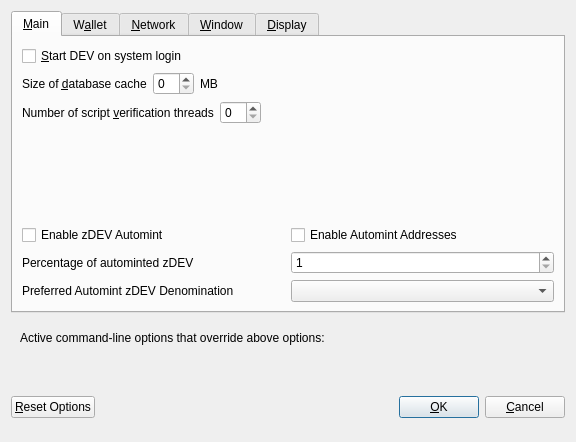
<?xml version="1.0" encoding="UTF-8"?>
<ui version="4.0">
 <class>OptionsDialog</class>
 <widget class="QDialog" name="OptionsDialog">
  <property name="geometry">
   <rect>
    <x>0</x>
    <y>0</y>
    <width>576</width>
    <height>442</height>
   </rect>
  </property>
  <property name="windowTitle">
   <string>Options</string>
  </property>
  <property name="modal">
   <bool>true</bool>
  </property>
  <layout class="QVBoxLayout" name="verticalLayout">
   <item>
    <widget class="QTabWidget" name="tabWidget">
     <property name="currentIndex">
      <number>0</number>
     </property>
     <widget class="QWidget" name="tabMain">
      <attribute name="title">
       <string>&amp;Main</string>
      </attribute>
      <layout class="QVBoxLayout" name="verticalLayout_Main">
       <item>
        <widget class="QCheckBox" name="bitcoinAtStartup">
         <property name="toolTip">
          <string>Automatically start DEV after logging in to the system.</string>
         </property>
         <property name="text">
          <string>&amp;Start DEV on system login</string>
         </property>
        </widget>
       </item>
       <item>
        <layout class="QHBoxLayout" name="horizontalLayout_2_Main">
         <item>
          <widget class="QLabel" name="databaseCacheLabel">
           <property name="text">
            <string>Size of &amp;database cache</string>
           </property>
           <property name="textFormat">
            <enum>Qt::PlainText</enum>
           </property>
           <property name="buddy">
            <cstring>databaseCache</cstring>
           </property>
          </widget>
         </item>
         <item>
          <widget class="QSpinBox" name="databaseCache"/>
         </item>
         <item>
          <widget class="QLabel" name="databaseCacheUnitLabel">
           <property name="text">
            <string>MB</string>
           </property>
           <property name="textFormat">
            <enum>Qt::PlainText</enum>
           </property>
          </widget>
         </item>
         <item>
          <spacer name="horizontalSpacer_2_Main">
           <property name="orientation">
            <enum>Qt::Horizontal</enum>
           </property>
           <property name="sizeHint" stdset="0">
            <size>
             <width>40</width>
             <height>20</height>
            </size>
           </property>
          </spacer>
         </item>
        </layout>
       </item>
       <item>
        <layout class="QHBoxLayout" name="horizontalLayout_3_Main">
         <item>
          <widget class="QLabel" name="threadsScriptVerifLabel">
           <property name="text">
            <string>Number of script &amp;verification threads</string>
           </property>
           <property name="textFormat">
            <enum>Qt::PlainText</enum>
           </property>
           <property name="buddy">
            <cstring>threadsScriptVerif</cstring>
           </property>
          </widget>
         </item>
         <item>
          <widget class="QSpinBox" name="threadsScriptVerif">
           <property name="toolTip">
            <string>(0 = auto, &lt;0 = leave that many cores free)</string>
           </property>
          </widget>
         </item>
         <item>
          <spacer name="horizontalSpacer_3_Main">
           <property name="orientation">
            <enum>Qt::Horizontal</enum>
           </property>
           <property name="sizeHint" stdset="0">
            <size>
             <width>40</width>
             <height>20</height>
            </size>
           </property>
          </spacer>
         </item>
        </layout>
       </item>
       <item>
        <spacer name="verticalSpacer_2">
         <property name="orientation">
          <enum>Qt::Vertical</enum>
         </property>
         <property name="sizeHint" stdset="0">
          <size>
           <width>20</width>
           <height>40</height>
          </size>
         </property>
        </spacer>
       </item>
       <item>
        <widget class="QWidget" name="verticalzDEVOptionsWidget" native="true">
         <layout class="QVBoxLayout" name="verticalzDEVOptionsLayout">
          <property name="leftMargin">
           <number>0</number>
          </property>
          <property name="topMargin">
           <number>0</number>
          </property>
          <property name="rightMargin">
           <number>0</number>
          </property>
          <property name="bottomMargin">
           <number>0</number>
          </property>
          <item>
           <layout class="QHBoxLayout" name="horizontalAutomintingLayout">
            <item>
             <widget class="QCheckBox" name="checkBoxZeromintEnable">
              <property name="toolTip">
               <string>Enable automatic minting of DEV units to zDEV</string>
              </property>
              <property name="layoutDirection">
               <enum>Qt::LeftToRight</enum>
              </property>
              <property name="text">
               <string>Enable zDEV Automint</string>
              </property>
             </widget>
            </item>
            <item>
             <widget class="QCheckBox" name="checkBoxZeromintAddresses">
              <property name="toolTip">
               <string>Enable automatic zDEV minting from specific addresses</string>
              </property>
              <property name="layoutDirection">
               <enum>Qt::LeftToRight</enum>
              </property>
              <property name="text">
               <string>Enable Automint Addresses</string>
              </property>
             </widget>
            </item>
           </layout>
          </item>
          <item>
           <layout class="QHBoxLayout" name="horizontalZmintPercentageLayout">
            <item>
             <widget class="QLabel" name="percentage_label">
              <property name="toolTip">
               <string>Percentage of incoming DEV which get automatically converted to zDEV via Zerocoin Protocol (min: 10%)</string>
              </property>
              <property name="text">
               <string>Percentage of autominted zDEV</string>
              </property>
             </widget>
            </item>
            <item>
             <widget class="QSpinBox" name="zeromintPercentage">
              <property name="minimum">
               <number>1</number>
              </property>
              <property name="maximum">
               <number>100</number>
              </property>
             </widget>
            </item>
           </layout>
          </item>
          <item>
           <layout class="QHBoxLayout" name="horizontalLayout" stretch="0,0">
            <property name="sizeConstraint">
             <enum>QLayout::SetFixedSize</enum>
            </property>
            <item>
             <widget class="QLabel" name="labelPreferredDenom">
              <property name="maximumSize">
               <size>
                <width>16777215</width>
                <height>16777215</height>
               </size>
              </property>
              <property name="toolTip">
               <string>Wait with automatic conversion to Zerocoin until enough DEV for this denomination is available</string>
              </property>
              <property name="text">
               <string>Preferred Automint zDEV Denomination</string>
              </property>
             </widget>
            </item>
            <item>
             <widget class="QComboBox" name="preferredDenom">
              <property name="maximumSize">
               <size>
                <width>16777215</width>
                <height>27</height>
               </size>
              </property>
              <property name="toolTip">
               <string>Wait with automatic conversion to Zerocoin until enough DEV for this denomination is available</string>
              </property>
              <property name="maxVisibleItems">
               <number>9</number>
              </property>
              <property name="maxCount">
               <number>9</number>
              </property>
             </widget>
            </item>
           </layout>
          </item>
         </layout>
        </widget>
       </item>
      </layout>
     </widget>
     <widget class="QWidget" name="tabWallet">
      <attribute name="title">
       <string>W&amp;allet</string>
      </attribute>
      <layout class="QVBoxLayout" name="verticalLayout_Wallet">
       <item>
        <layout class="QHBoxLayout" name="horizontalLayout_2_Wallet">
         <item>
          <widget class="QLabel" name="labelStakeSplitThresholdText">
           <property name="text">
            <string>Stake split threshold:</string>
           </property>
          </widget>
         </item>
         <item>
          <widget class="QSpinBox" name="spinBoxStakeSplitThreshold">
           <property name="minimum">
            <number>1</number>
           </property>
           <property name="maximum">
            <number>999999</number>
           </property>
          </widget>
         </item>
        </layout>
       </item>
       <item>
        <widget class="QGroupBox" name="groupBox">
         <property name="title">
          <string>Expert</string>
         </property>
         <layout class="QVBoxLayout" name="verticalLayout_2">
          <item>
           <widget class="QCheckBox" name="coinControlFeatures">
            <property name="toolTip">
             <string>Whether to show coin control features or not.</string>
            </property>
            <property name="text">
             <string>Enable coin &amp;control features</string>
            </property>
           </widget>
          </item>
          <item>
           <widget class="QCheckBox" name="showMasternodesTab">
            <property name="toolTip">
             <string>Show additional tab listing all your masternodes in first sub-tab&lt;br/&gt;and all masternodes on the network in second sub-tab.</string>
            </property>
            <property name="text">
             <string>Show Masternodes Tab</string>
            </property>
           </widget>
          </item>
          <item>
           <widget class="QCheckBox" name="spendZeroConfChange">
            <property name="toolTip">
             <string>If you disable the spending of unconfirmed change, the change from a transaction&lt;br/&gt;cannot be used until that transaction has at least one confirmation.&lt;br/&gt;This also affects how your balance is computed.</string>
            </property>
            <property name="text">
             <string>&amp;Spend unconfirmed change</string>
            </property>
           </widget>
          </item>
         </layout>
        </widget>
       </item>
       <item>
        <spacer name="verticalSpacer_Wallet">
         <property name="orientation">
          <enum>Qt::Vertical</enum>
         </property>
         <property name="sizeHint" stdset="0">
          <size>
           <width>20</width>
           <height>40</height>
          </size>
         </property>
        </spacer>
       </item>
      </layout>
     </widget>
     <widget class="QWidget" name="tabNetwork">
      <attribute name="title">
       <string>&amp;Network</string>
      </attribute>
      <layout class="QVBoxLayout" name="verticalLayout_Network">
       <item>
        <widget class="QCheckBox" name="mapPortUpnp">
         <property name="toolTip">
          <string>Automatically open the DEV client port on the router. This only works when your router supports UPnP and it is enabled.</string>
         </property>
         <property name="text">
          <string>Map port using &amp;UPnP</string>
         </property>
        </widget>
       </item>
       <item>
        <widget class="QCheckBox" name="allowIncoming">
         <property name="toolTip">
          <string>Accept connections from outside</string>
         </property>
         <property name="text">
          <string>Allow incoming connections</string>
         </property>
        </widget>
       </item>
       <item>
        <widget class="QCheckBox" name="connectSocks">
         <property name="toolTip">
          <string>Connect to the DEV network through a SOCKS5 proxy.</string>
         </property>
         <property name="text">
          <string>&amp;Connect through SOCKS5 proxy (default proxy):</string>
         </property>
        </widget>
       </item>
       <item>
        <layout class="QHBoxLayout" name="horizontalLayout_1_Network">
         <item>
          <widget class="QLabel" name="proxyIpLabel">
           <property name="text">
            <string>Proxy &amp;IP:</string>
           </property>
           <property name="textFormat">
            <enum>Qt::PlainText</enum>
           </property>
           <property name="buddy">
            <cstring>proxyIp</cstring>
           </property>
          </widget>
         </item>
         <item>
          <widget class="QValidatedLineEdit" name="proxyIp">
           <property name="minimumSize">
            <size>
             <width>140</width>
             <height>0</height>
            </size>
           </property>
           <property name="maximumSize">
            <size>
             <width>140</width>
             <height>16777215</height>
            </size>
           </property>
           <property name="toolTip">
            <string>IP address of the proxy (e.g. IPv4: 127.0.0.1 / IPv6: ::1)</string>
           </property>
          </widget>
         </item>
         <item>
          <widget class="QLabel" name="proxyPortLabel">
           <property name="text">
            <string>&amp;Port:</string>
           </property>
           <property name="textFormat">
            <enum>Qt::PlainText</enum>
           </property>
           <property name="buddy">
            <cstring>proxyPort</cstring>
           </property>
          </widget>
         </item>
         <item>
          <widget class="QLineEdit" name="proxyPort">
           <property name="minimumSize">
            <size>
             <width>55</width>
             <height>0</height>
            </size>
           </property>
           <property name="maximumSize">
            <size>
             <width>55</width>
             <height>16777215</height>
            </size>
           </property>
           <property name="toolTip">
            <string>Port of the proxy (e.g. 9050)</string>
           </property>
          </widget>
         </item>
         <item>
          <spacer name="horizontalSpacer_1_Network">
           <property name="orientation">
            <enum>Qt::Horizontal</enum>
           </property>
           <property name="sizeHint" stdset="0">
            <size>
             <width>40</width>
             <height>20</height>
            </size>
           </property>
          </spacer>
         </item>
        </layout>
       </item>
       <item>
        <spacer name="verticalSpacer_Network">
         <property name="orientation">
          <enum>Qt::Vertical</enum>
         </property>
         <property name="sizeHint" stdset="0">
          <size>
           <width>20</width>
           <height>40</height>
          </size>
         </property>
        </spacer>
       </item>
      </layout>
     </widget>
     <widget class="QWidget" name="tabWindow">
      <attribute name="title">
       <string>&amp;Window</string>
      </attribute>
      <layout class="QVBoxLayout" name="verticalLayout_Window">
       <item>
        <widget class="QCheckBox" name="minimizeToTray">
         <property name="toolTip">
          <string>Show only a tray icon after minimizing the window.</string>
         </property>
         <property name="text">
          <string>&amp;Minimize to the tray instead of the taskbar</string>
         </property>
        </widget>
       </item>
       <item>
        <widget class="QCheckBox" name="minimizeOnClose">
         <property name="toolTip">
          <string>Minimize instead of exit the application when the window is closed. When this option is enabled, the application will be closed only after selecting Quit in the menu.</string>
         </property>
         <property name="text">
          <string>M&amp;inimize on close</string>
         </property>
        </widget>
       </item>
       <item>
        <spacer name="verticalSpacer_Window">
         <property name="orientation">
          <enum>Qt::Vertical</enum>
         </property>
         <property name="sizeHint" stdset="0">
          <size>
           <width>20</width>
           <height>40</height>
          </size>
         </property>
        </spacer>
       </item>
      </layout>
     </widget>
     <widget class="QWidget" name="tabDisplay">
      <attribute name="title">
       <string>&amp;Display</string>
      </attribute>
      <layout class="QVBoxLayout" name="verticalLayout_Display">
       <item>
        <layout class="QHBoxLayout" name="horizontalLayout_1_Display">
         <item>
          <widget class="QLabel" name="langLabel">
           <property name="text">
            <string>User Interface &amp;language:</string>
           </property>
           <property name="textFormat">
            <enum>Qt::PlainText</enum>
           </property>
           <property name="buddy">
            <cstring>lang</cstring>
           </property>
          </widget>
         </item>
         <item>
          <widget class="QValueComboBox" name="lang">
           <property name="toolTip">
            <string>The user interface language can be set here. This setting will take effect after restarting DEV.</string>
           </property>
          </widget>
         </item>
        </layout>
       </item>
       <item>
        <widget class="QLabel" name="label_3">
         <property name="toolTip">
          <string notr="true"/>
         </property>
         <property name="statusTip">
          <string notr="true"/>
         </property>
         <property name="whatsThis">
          <string notr="true"/>
         </property>
         <property name="accessibleName">
          <string notr="true"/>
         </property>
         <property name="text">
          <string>Language missing or translation incomplete? Help contributing translations here:
https://www.transifex.com/deviant-core/deviant-core-translations</string>
         </property>
         <property name="wordWrap">
          <bool>true</bool>
         </property>
         <property name="openExternalLinks">
          <bool>true</bool>
         </property>
         <property name="textInteractionFlags">
          <set>Qt::TextBrowserInteraction</set>
         </property>
        </widget>
       </item>
       <item>
        <layout class="QHBoxLayout" name="horizontalLayout_2_Display" stretch="0,0">
         <item>
          <widget class="QLabel" name="themeLabel">
           <property name="text">
            <string>User Interface Theme:</string>
           </property>
          </widget>
         </item>
         <item>
          <widget class="QValueComboBox" name="theme"/>
         </item>
        </layout>
       </item>
       <item>
        <widget class="QWidget" name="verticalzdevolutionsdisplayWidget" native="true">
         <layout class="QVBoxLayout" name="verticalzdevolutionsdisplayLayout">
          <property name="leftMargin">
           <number>0</number>
          </property>
          <property name="topMargin">
           <number>0</number>
          </property>
          <property name="rightMargin">
           <number>0</number>
          </property>
          <property name="bottomMargin">
           <number>0</number>
          </property>
          <item>
           <widget class="Line" name="line">
            <property name="orientation">
             <enum>Qt::Horizontal</enum>
            </property>
           </widget>
          </item>
          <item>
           <layout class="QHBoxLayout" name="horizontalLayout_3_Display">
            <item>
             <widget class="QLabel" name="unitLabel">
              <property name="text">
               <string>Unit to show amounts in:</string>
              </property>
              <property name="textFormat">
               <enum>Qt::PlainText</enum>
              </property>
             </widget>
            </item>
            <item>
             <widget class="QValueComboBox" name="unit">
              <property name="toolTip">
               <string>Choose the default subdivision unit to show in the interface and when sending coins.</string>
              </property>
             </widget>
            </item>
           </layout>
          </item>
          <item>
           <layout class="QHBoxLayout" name="horizontalLayout_4_Display">
            <item>
             <widget class="QLabel" name="digitsLabel">
              <property name="text">
               <string>Decimal digits</string>
              </property>
             </widget>
            </item>
            <item>
             <widget class="QValueComboBox" name="digits"/>
            </item>
           </layout>
          </item>
          <item>
           <layout class="QHBoxLayout" name="horizontalLayout_5_Display">
            <item>
             <widget class="QCheckBox" name="checkBoxHideZeroBalances">
              <property name="toolTip">
               <string>Hide empty balances</string>
              </property>
              <property name="layoutDirection">
               <enum>Qt::LeftToRight</enum>
              </property>
              <property name="text">
               <string>Hide empty balances</string>
              </property>
             </widget>
            </item>
            <item>
             <widget class="QCheckBox" name="checkBoxHideOrphans">
              <property name="toolTip">
               <string>Hide orphan stakes in transaction lists</string>
              </property>
              <property name="text">
               <string>Hide orphan stakes</string>
              </property>
             </widget>
            </item>
            <item>
             <spacer name="horizontalSpacer">
              <property name="orientation">
               <enum>Qt::Horizontal</enum>
              </property>
              <property name="sizeHint" stdset="0">
               <size>
                <width>40</width>
                <height>20</height>
               </size>
              </property>
             </spacer>
            </item>
           </layout>
          </item>
          <item>
           <layout class="QHBoxLayout" name="horizontalLayout_6_Display">
            <item>
             <widget class="QLabel" name="thirdPartyTxUrlsLabel">
              <property name="toolTip">
               <string>Third party URLs (e.g. a block explorer) that appear in the transactions tab as context menu items. %s in the URL is replaced by transaction hash. Multiple URLs are separated by vertical bar |.</string>
              </property>
              <property name="text">
               <string>Third party transaction URLs</string>
              </property>
             </widget>
            </item>
            <item>
             <widget class="QLineEdit" name="thirdPartyTxUrls">
              <property name="toolTip">
               <string>Third party URLs (e.g. a block explorer) that appear in the transactions tab as context menu items. %s in the URL is replaced by transaction hash. Multiple URLs are separated by vertical bar |.</string>
              </property>
             </widget>
            </item>
           </layout>
          </item>
         </layout>
        </widget>
       </item>
       <item>
        <spacer name="verticalSpacer">
         <property name="orientation">
          <enum>Qt::Vertical</enum>
         </property>
         <property name="sizeHint" stdset="0">
          <size>
           <width>20</width>
           <height>40</height>
          </size>
         </property>
        </spacer>
       </item>
      </layout>
     </widget>
    </widget>
   </item>
   <item>
    <widget class="QFrame" name="frame">
     <layout class="QVBoxLayout" name="verticalLayout_Bottom">
      <item>
       <layout class="QHBoxLayout" name="horizontalLayout_Bottom">
        <item>
         <widget class="QLabel" name="overriddenByCommandLineInfoLabel">
          <property name="text">
           <string>Active command-line options that override above options:</string>
          </property>
          <property name="textFormat">
           <enum>Qt::PlainText</enum>
          </property>
         </widget>
        </item>
        <item>
         <spacer name="horizontalSpacer_Bottom">
          <property name="orientation">
           <enum>Qt::Horizontal</enum>
          </property>
          <property name="sizeHint" stdset="0">
           <size>
            <width>40</width>
            <height>20</height>
           </size>
          </property>
         </spacer>
        </item>
       </layout>
      </item>
      <item>
       <widget class="QLabel" name="overriddenByCommandLineLabel">
        <property name="text">
         <string/>
        </property>
        <property name="textFormat">
         <enum>Qt::PlainText</enum>
        </property>
        <property name="wordWrap">
         <bool>true</bool>
        </property>
       </widget>
      </item>
     </layout>
    </widget>
   </item>
   <item>
    <layout class="QHBoxLayout" name="horizontalLayout_Buttons">
     <item>
      <widget class="QPushButton" name="resetButton">
       <property name="toolTip">
        <string>Reset all client options to default.</string>
       </property>
       <property name="text">
        <string>&amp;Reset Options</string>
       </property>
       <property name="autoDefault">
        <bool>false</bool>
       </property>
      </widget>
     </item>
     <item>
      <spacer name="horizontalSpacer_1">
       <property name="orientation">
        <enum>Qt::Horizontal</enum>
       </property>
       <property name="sizeHint" stdset="0">
        <size>
         <width>40</width>
         <height>48</height>
        </size>
       </property>
      </spacer>
     </item>
     <item>
      <widget class="QLabel" name="statusLabel">
       <property name="minimumSize">
        <size>
         <width>200</width>
         <height>0</height>
        </size>
       </property>
       <property name="font">
        <font>
         <weight>75</weight>
         <bold>true</bold>
        </font>
       </property>
       <property name="text">
        <string/>
       </property>
       <property name="textFormat">
        <enum>Qt::PlainText</enum>
       </property>
       <property name="wordWrap">
        <bool>true</bool>
       </property>
      </widget>
     </item>
     <item>
      <spacer name="horizontalSpacer_2">
       <property name="orientation">
        <enum>Qt::Horizontal</enum>
       </property>
       <property name="sizeHint" stdset="0">
        <size>
         <width>40</width>
         <height>48</height>
        </size>
       </property>
      </spacer>
     </item>
     <item>
      <widget class="QPushButton" name="okButton">
       <property name="text">
        <string>&amp;OK</string>
       </property>
       <property name="autoDefault">
        <bool>false</bool>
       </property>
       <property name="default">
        <bool>true</bool>
       </property>
      </widget>
     </item>
     <item>
      <widget class="QPushButton" name="cancelButton">
       <property name="text">
        <string>&amp;Cancel</string>
       </property>
       <property name="autoDefault">
        <bool>false</bool>
       </property>
      </widget>
     </item>
    </layout>
   </item>
  </layout>
 </widget>
 <customwidgets>
  <customwidget>
   <class>QValidatedLineEdit</class>
   <extends>QLineEdit</extends>
   <header>qvalidatedlineedit.h</header>
  </customwidget>
  <customwidget>
   <class>QValueComboBox</class>
   <extends>QComboBox</extends>
   <header>qvaluecombobox.h</header>
  </customwidget>
 </customwidgets>
 <resources/>
 <connections/>
</ui>
